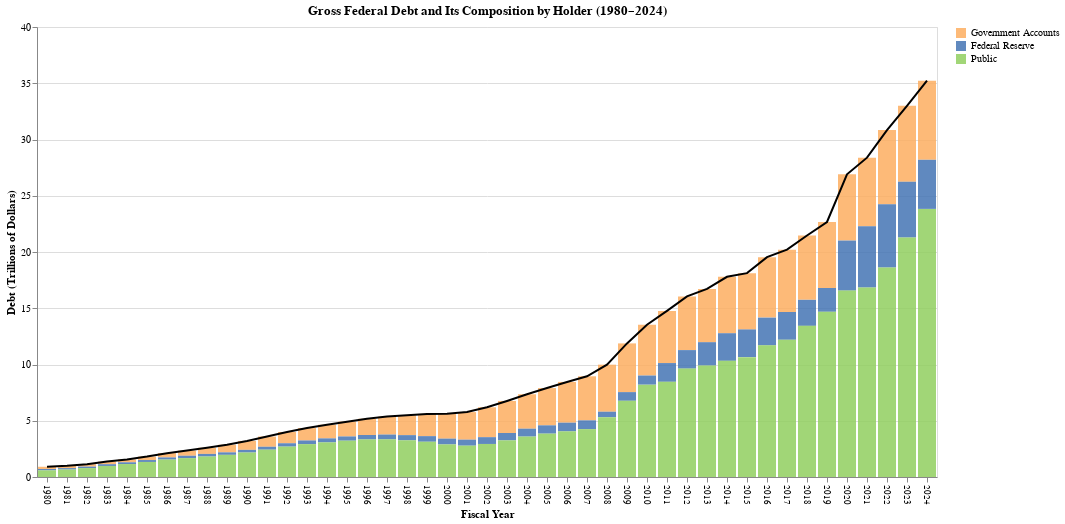

The notebook cell saved with this chart:
### Code cell
# Read Data 
df = pd.read_excel(FILE_PATH, sheet_name='Table 7.1')

# Clean column names
df.columns = df.columns.str.strip().str.replace('\n', ' ')

# Convert to numeric
df[['Year', 'Gross Federal Debt', 'Government Accounts', 'Federal Reserve', 'Public']] = (
    df[['Year', 'Gross Federal Debt', 'Government Accounts', 'Federal Reserve', 'Public']]
    .apply(pd.to_numeric, errors='coerce')
)

# Filter for 1980+
df = df[df['Year'] >= 1980]

# Convert from millions to trillions
df[['Gross Federal Debt', 'Government Accounts', 'Federal Reserve', 'Public']] /= 1_000_000

# Reshape for stacked bars
df_long = df.melt(
    id_vars='Year',
    value_vars=['Government Accounts', 'Federal Reserve', 'Public'],
    var_name='Debt Component',
    value_name='Amount'
)

# Base chart (stacked bars) 
base = alt.Chart(df_long).encode(
    x=alt.X(
        'Year:O',
        title='Fiscal Year',
        axis=alt.Axis(labelAngle=90, labelFontSize=9)
    ),
    y=alt.Y(
        'Amount:Q',
        stack='zero',
        title='Debt (Trillions of Dollars)'
    ),
    color=alt.Color(
        'Debt Component:N',
        legend=alt.Legend(title=None), 
        scale=alt.Scale(
            domain=['Government Accounts', 'Federal Reserve', 'Public'],
            range=['#fdae61', '#4575b4', '#91cf60']
        )
    )
)

# Add stacked bars 
bars = base.mark_bar(opacity=0.85)

# Overlay total debt line
line = (
    alt.Chart(df)
    .mark_line(color='black', strokeWidth=2)
    .encode(
        x='Year:O',
        y='Gross Federal Debt:Q',
    )
)

# Combine 
final_chart = (bars + line).properties(
    title='Gross Federal Debt and Its Composition by Holder (1980–2024)',
    width=900,
    height=450
)

final_chart

### Figure 1 — Vega-Lite specification as saved in the notebook (floating-point values rounded to 4 significant figures; data arrays with more than 128 entries replaced by an {"elided": "..."} marker saying what was removed)
{"config": {"view": {"continuousWidth": 300, "continuousHeight": 300}}, "layer": [{"data": {"name": "data-dd780fa8a5f9d4ad762b409fd83c327e"}, "mark": {"type": "bar", "opacity": 0.85}, "encoding": {"color": {"field": "Debt Component", "legend": {"title": null}, "scale": {"domain": ["Government Accounts", "Federal Reserve", "Public"], "range": ["#fdae61", "#4575b4", "#91cf60"]}, "type": "nominal"}, "x": {"axis": {"labelAngle": 90, "labelFontSize": 9}, "field": "Year", "title": "Fiscal Year", "type": "ordinal"}, "y": {"field": "Amount", "stack": "zero", "title": "Debt (Trillions of Dollars)", "type": "quantitative"}}}, {"data": {"name": "data-2f8f397380c119a8717b64ad6a66e5dc"}, "mark": {"type": "line", "color": "black", "strokeWidth": 2}, "encoding": {"x": {"field": "Year", "type": "ordinal"}, "y": {"field": "Gross Federal Debt", "type": "quantitative"}}}], "height": 450, "title": "Gross Federal Debt and Its Composition by Holder (1980–2024)", "width": 900, "$schema": "https://vega.github.io/schema/vega-lite/v5.20.1.json", "datasets": {"data-dd780fa8a5f9d4ad762b409fd83c327e": {"elided": "135 records"}, "data-2f8f397380c119a8717b64ad6a66e5dc": [{"Year": 1980, "Gross Federal Debt": 0.909, "Government Accounts": 0.1971, "Federal Reserve": 0.1208, "Public": 0.5911, "Unnamed: 5": null, "Unnamed: 6": NaN}, {"Year": 1981, "Gross Federal Debt": 0.9948, "Government Accounts": 0.2054, "Federal Reserve": 0.1245, "Public": 0.6649, "Unnamed: 5": null, "Unnamed: 6": NaN}, {"Year": 1982, "Gross Federal Debt": 1.137, "Government Accounts": 0.2127, "Federal Reserve": 0.1345, "Public": 0.7901, "Unnamed: 5": null, "Unnamed: 6": NaN}, {"Year": 1983, "Gross Federal Debt": 1.372, "Government Accounts": 0.2344, "Federal Reserve": 0.1555, "Public": 0.9817, "Unnamed: 5": null, "Unnamed: 6": NaN}, {"Year": 1984, "Gross Federal Debt": 1.565, "Government Accounts": 0.2576, "Federal Reserve": 0.1551, "Public": 1.152, "Unnamed: 5": null, "Unnamed: 6": NaN}, {"Year": 1985, "Gross Federal Debt": 1.817, "Government Accounts": 0.3102, "Federal Reserve": 0.1698, "Public": 1.337, "Unnamed: 5": null, "Unnamed: 6": NaN}, {"Year": 1986, "Gross Federal Debt": 2.121, "Government Accounts": 0.3799, "Federal Reserve": 0.1909, "Public": 1.55, "Unnamed: 5": null, "Unnamed: 6": NaN}, {"Year": 1987, "Gross Federal Debt": 2.346, "Government Accounts": 0.4562, "Federal Reserve": 0.212, "Public": 1.678, "Unnamed: 5": null, "Unnamed: 6": NaN}, {"Year": 1988, "Gross Federal Debt": 2.601, "Government Accounts": 0.5495, "Federal Reserve": 0.2292, "Public": 1.822, "Unnamed: 5": null, "Unnamed: 6": NaN}, {"Year": 1989, "Gross Federal Debt": 2.868, "Government Accounts": 0.6771, "Federal Reserve": 0.2201, "Public": 1.971, "Unnamed: 5": null, "Unnamed: 6": NaN}, {"Year": 1990, "Gross Federal Debt": 3.206, "Government Accounts": 0.7947, "Federal Reserve": 0.2344, "Public": 2.177, "Unnamed: 5": null, "Unnamed: 6": NaN}, {"Year": 1991, "Gross Federal Debt": 3.598, "Government Accounts": 0.9092, "Federal Reserve": 0.2586, "Public": 2.43, "Unnamed: 5": null, "Unnamed: 6": NaN}, {"Year": 1992, "Gross Federal Debt": 4.002, "Government Accounts": 1.002, "Federal Reserve": 0.2964, "Public": 2.703, "Unnamed: 5": null, "Unnamed: 6": NaN}, {"Year": 1993, "Gross Federal Debt": 4.351, "Government Accounts": 1.103, "Federal Reserve": 0.3257, "Public": 2.923, "Unnamed: 5": null, "Unnamed: 6": NaN}, {"Year": 1994, "Gross Federal Debt": 4.643, "Government Accounts": 1.21, "Federal Reserve": 0.3552, "Public": 3.078, "Unnamed: 5": null, "Unnamed: 6": NaN}, {"Year": 1995, "Gross Federal Debt": 4.921, "Government Accounts": 1.316, "Federal Reserve": 0.3741, "Public": 3.23, "Unnamed: 5": null, "Unnamed: 6": NaN}, {"Year": 1996, "Gross Federal Debt": 5.181, "Government Accounts": 1.447, "Federal Reserve": 0.3909, "Public": 3.343, "Unnamed: 5": null, "Unnamed: 6": NaN}, {"Year": 1997, "Gross Federal Debt": 5.369, "Government Accounts": 1.597, "Federal Reserve": 0.4245, "Public": 3.348, "Unnamed: 5": null, "Unnamed: 6": NaN}, {"Year": 1998, "Gross Federal Debt": 5.478, "Government Accounts": 1.757, "Federal Reserve": 0.4582, "Public": 3.263, "Unnamed: 5": null, "Unnamed: 6": NaN}, {"Year": 1999, "Gross Federal Debt": 5.606, "Government Accounts": 1.973, "Federal Reserve": 0.4966, "Public": 3.136, "Unnamed: 5": null, "Unnamed: 6": NaN}, {"Year": 2000, "Gross Federal Debt": 5.629, "Government Accounts": 2.219, "Federal Reserve": 0.5114, "Public": 2.898, "Unnamed: 5": null, "Unnamed: 6": NaN}, {"Year": 2001, "Gross Federal Debt": 5.77, "Government Accounts": 2.45, "Federal Reserve": 0.5341, "Public": 2.785, "Unnamed: 5": null, "Unnamed: 6": NaN}, {"Year": 2002, "Gross Federal Debt": 6.198, "Government Accounts": 2.658, "Federal Reserve": 0.6042, "Public": 2.936, "Unnamed: 5": null, "Unnamed: 6": NaN}, {"Year": 2003, "Gross Federal Debt": 6.76, "Government Accounts": 2.847, "Federal Reserve": 0.6561, "Public": 3.257, "Unnamed: 5": null, "Unnamed: 6": NaN}, {"Year": 2004, "Gross Federal Debt": 7.355, "Government Accounts": 3.059, "Federal Reserve": 0.7003, "Public": 3.595, "Unnamed: 5": null, "Unnamed: 6": NaN}, {"Year": 2005, "Gross Federal Debt": 7.905, "Government Accounts": 3.313, "Federal Reserve": 0.7364, "Public": 3.856, "Unnamed: 5": null, "Unnamed: 6": NaN}, {"Year": 2006, "Gross Federal Debt": 8.451, "Government Accounts": 3.622, "Federal Reserve": 0.7689, "Public": 4.06, "Unnamed: 5": null, "Unnamed: 6": NaN}, {"Year": 2007, "Gross Federal Debt": 8.951, "Government Accounts": 3.916, "Federal Reserve": 0.7796, "Public": 4.255, "Unnamed: 5": null, "Unnamed: 6": NaN}, {"Year": 2008, "Gross Federal Debt": 9.986, "Government Accounts": 4.183, "Federal Reserve": 0.4911, "Public": 5.312, "Unnamed: 5": null, "Unnamed: 6": NaN}, {"Year": 2009, "Gross Federal Debt": 11.88, "Government Accounts": 4.331, "Federal Reserve": 0.7692, "Public": 6.776, "Unnamed: 5": null, "Unnamed: 6": NaN}, {"Year": 2010, "Gross Federal Debt": 13.53, "Government Accounts": 4.51, "Federal Reserve": 0.8117, "Public": 8.207, "Unnamed: 5": null, "Unnamed: 6": NaN}, {"Year": 2011, "Gross Federal Debt": 14.76, "Government Accounts": 4.636, "Federal Reserve": 1.665, "Public": 8.464, "Unnamed: 5": null, "Unnamed: 6": NaN}, {"Year": 2012, "Gross Federal Debt": 16.05, "Government Accounts": 4.77, "Federal Reserve": 1.645, "Public": 9.636, "Unnamed: 5": null, "Unnamed: 6": NaN}, {"Year": 2013, "Gross Federal Debt": 16.72, "Government Accounts": 4.737, "Federal Reserve": 2.072, "Public": 9.91, "Unnamed: 5": null, "Unnamed: 6": NaN}, {"Year": 2014, "Gross Federal Debt": 17.79, "Government Accounts": 5.015, "Federal Reserve": 2.452, "Public": 10.33, "Unnamed: 5": null, "Unnamed: 6": NaN}, {"Year": 2015, "Gross Federal Debt": 18.12, "Government Accounts": 5.003, "Federal Reserve": 2.462, "Public": 10.65, "Unnamed: 5": null, "Unnamed: 6": NaN}, {"Year": 2016, "Gross Federal Debt": 19.54, "Government Accounts": 5.372, "Federal Reserve": 2.463, "Public": 11.7, "Unnamed: 5": null, "Unnamed: 6": NaN}, {"Year": 2017, "Gross Federal Debt": 20.21, "Government Accounts": 5.54, "Federal Reserve": 2.465, "Public": 12.2, "Unnamed: 5": null, "Unnamed: 6": NaN}, {"Year": 2018, "Gross Federal Debt": 21.46, "Government Accounts": 5.713, "Federal Reserve": 2.313, "Public": 13.44, "Unnamed: 5": null, "Unnamed: 6": NaN}, {"Year": 2019, "Gross Federal Debt": 22.67, "Government Accounts": 5.869, "Federal Reserve": 2.113, "Public": 14.69, "Unnamed: 5": null, "Unnamed: 6": NaN}, {"Year": 2020, "Gross Federal Debt": 26.9, "Government Accounts": 5.886, "Federal Reserve": 4.445, "Public": 16.57, "Unnamed: 5": null, "Unnamed: 6": NaN}, {"Year": 2021, "Gross Federal Debt": 28.39, "Government Accounts": 6.102, "Federal Reserve": 5.433, "Public": 16.85, "Unnamed: 5": null, "Unnamed: 6": NaN}, {"Year": 2022, "Gross Federal Debt": 30.84, "Government Accounts": 6.585, "Federal Reserve": 5.635, "Public": 18.62, "Unnamed: 5": null, "Unnamed: 6": NaN}, {"Year": 2023, "Gross Federal Debt": 32.99, "Government Accounts": 6.753, "Federal Reserve": 4.953, "Public": 21.28, "Unnamed: 5": null, "Unnamed: 6": NaN}, {"Year": 2024, "Gross Federal Debt": 35.23, "Government Accounts": 7.036, "Federal Reserve": 4.364, "Public": 23.83, "Unnamed: 5": null, "Unnamed: 6": NaN}]}}
